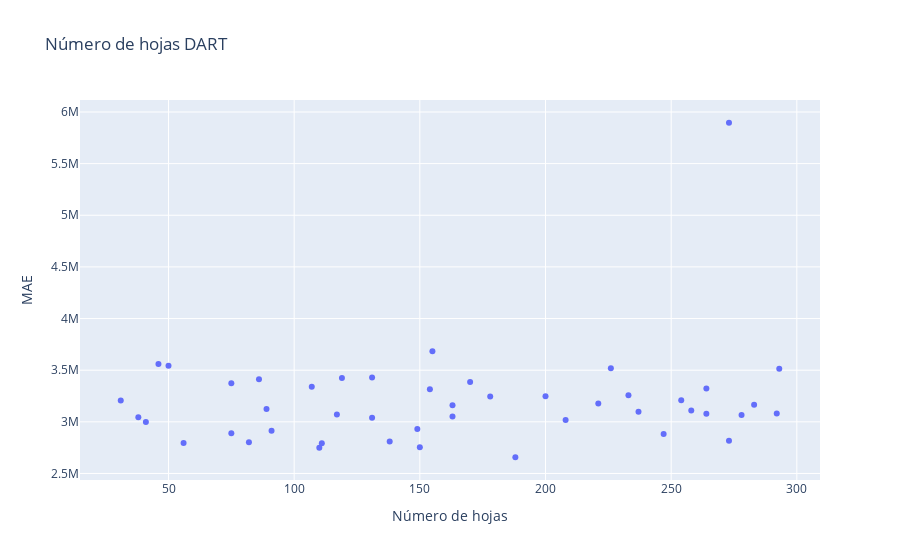

The cell this chart's notebook holds for it:
### Code cell
X_dart = dic_darts['num_leaves']
Y_dart = dic_darts['min_data']
Z_dart = dic_darts['max_depth']
mae_dart = dic_darts['mae']
lr_dart = dic_darts['learning_rate']

fig = go.Figure(data=go.Scatter(x = X_dart, y = mae_dart, mode='markers'))
fig.update_layout(
    title = "Número de hojas DART",
    xaxis_title = "Número de hojas",
    yaxis_title = "MAE")
fig.show()

### Figure 1 — Plotly figure (JSON) as saved in the notebook; plotly's stock layout.template omitted (floating-point values rounded to 4 significant figures)
{"data": [{"mode": "markers", "type": "scatter", "x": [75, 138, 208, 131, 163, 237, 188, 91, 155, 233, 226, 131, 110, 107, 178, 82, 254, 264, 273, 89, 86, 111, 56, 75, 31, 283, 41, 119, 221, 38, 154, 292, 117, 293, 247, 264, 163, 278, 150, 258, 46, 200, 149, 273, 170, 50], "y": [3373000.0, 2811000.0, 3017000.0, 3430000.0, 3053000.0, 3097000.0, 2657000.0, 2913000.0, 3684000.0, 3256000.0, 3518000.0, 3040000.0, 2749000.0, 3339000.0, 3244000.0, 2803000.0, 3210000.0, 3323000.0, 5896000.0, 3123000.0, 3413000.0, 2792000.0, 2794000.0, 2890000.0, 3206000.0, 3165000.0, 2998000.0, 3424000.0, 3176000.0, 3043000.0, 3316000.0, 3080000.0, 3071000.0, 3515000.0, 2882000.0, 3079000.0, 3161000.0, 3066000.0, 2753000.0, 3110000.0, 3561000.0, 3248000.0, 2931000.0, 2817000.0, 3385000.0, 3543000.0]}], "layout": {"title": {"text": "Número de hojas DART"}, "xaxis": {"title": {"text": "Número de hojas"}}, "yaxis": {"title": {"text": "MAE"}}}}
